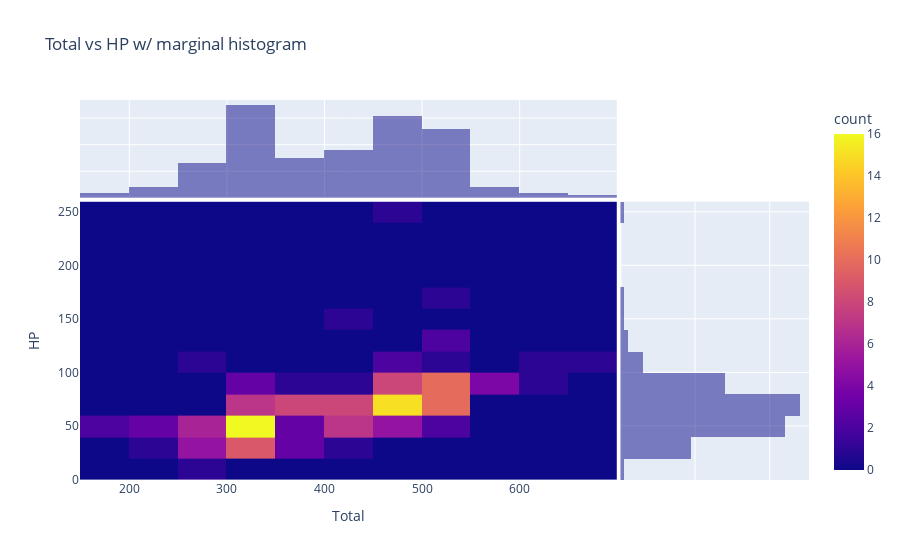

The cell this chart's notebook holds for it:
### Code cell
fig = px.density_heatmap(pokemon_df, x="Total", y="HP", marginal_x="histogram", marginal_y="histogram",
                        title="Total vs HP w/ marginal histogram")

fig.show()

### Figure 1 — Plotly figure (JSON) as saved in the notebook; plotly's stock layout.template omitted (floating-point values rounded to 4 significant figures; data arrays with more than 128 entries replaced by an {"elided": "..."} marker saying what was removed)
{"data": [{"coloraxis": "coloraxis", "hovertemplate": "Total=%{x}<br>HP=%{y}<br>count=%{z}<extra></extra>", "name": "", "type": "histogram2d", "x": {"elided": "151 int values"}, "xaxis": "x", "xbingroup": "x", "y": {"elided": "151 int values"}, "yaxis": "y", "ybingroup": "y"}, {"alignmentgroup": "True", "bingroup": "x", "hovertemplate": "Total=%{x}<br>count=%{y}<extra></extra>", "legendgroup": "", "marker": {"color": "#0d0887"}, "name": "", "offsetgroup": "", "opacity": 0.5, "showlegend": false, "type": "histogram", "x": {"elided": "151 int values"}, "xaxis": "x3", "yaxis": "y3"}, {"alignmentgroup": "True", "bingroup": "y", "hovertemplate": "HP=%{y}<br>count=%{x}<extra></extra>", "legendgroup": "", "marker": {"color": "#0d0887"}, "name": "", "offsetgroup": "", "opacity": 0.5, "showlegend": false, "type": "histogram", "xaxis": "x2", "y": {"elided": "151 int values"}, "yaxis": "y2"}], "layout": {"barmode": "overlay", "coloraxis": {"colorbar": {"title": {"text": "count"}}, "colorscale": [[0, "#0d0887"], [0.1111, "#46039f"], [0.2222, "#7201a8"], [0.3333, "#9c179e"], [0.4444, "#bd3786"], [0.5556, "#d8576b"], [0.6667, "#ed7953"], [0.7778, "#fb9f3a"], [0.8889, "#fdca26"], [1, "#f0f921"]]}, "legend": {"tracegroupgap": 0}, "title": {"text": "Total vs HP w/ marginal histogram"}, "xaxis": {"anchor": "y", "domain": [0, 0.7363], "title": {"text": "Total"}}, "xaxis2": {"anchor": "y2", "domain": [0.7413, 1], "matches": "x2", "showgrid": true, "showline": false, "showticklabels": false, "ticks": ""}, "xaxis3": {"anchor": "y3", "domain": [0, 0.7363], "matches": "x", "showgrid": true, "showticklabels": false}, "xaxis4": {"anchor": "y4", "domain": [0.7413, 1], "matches": "x2", "showgrid": true, "showline": false, "showticklabels": false, "ticks": ""}, "yaxis": {"anchor": "x", "domain": [0, 0.7326], "title": {"text": "HP"}}, "yaxis2": {"anchor": "x2", "domain": [0, 0.7326], "matches": "y", "showgrid": true, "showticklabels": false}, "yaxis3": {"anchor": "x3", "domain": [0.7426, 1], "matches": "y3", "showgrid": true, "showline": false, "showticklabels": false, "ticks": ""}, "yaxis4": {"anchor": "x4", "domain": [0.7426, 1], "matches": "y3", "showgrid": true, "showline": false, "showticklabels": false, "ticks": ""}}}
